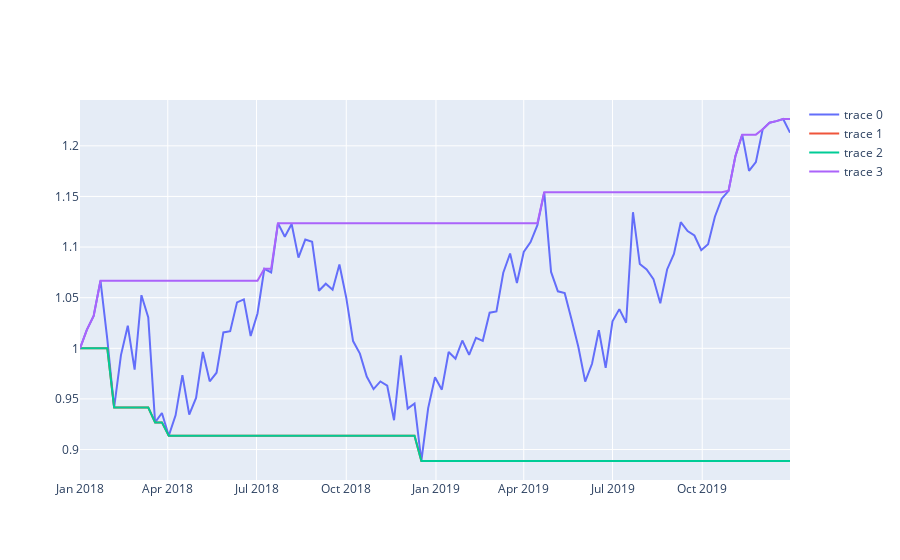

Notebook cell for this chart:
### Markdown cell above
<details>
    <summary>Hint 🔍</summary>
    
- Have a look at the `cummin()` and `cummax()` methods.
- To add a line to a Plotly chart, you can use the `.add_scatter()` method.

### Code cell
df['cum_min'] = df['GOOG'].cummin()
df['cum_max'] = df['GOOG'].cummax()


fig.add_scatter(x=df['date'], y=df['cum_min'])
fig.add_scatter(x=df['date'], y=df['cum_max'])
fig.show()
